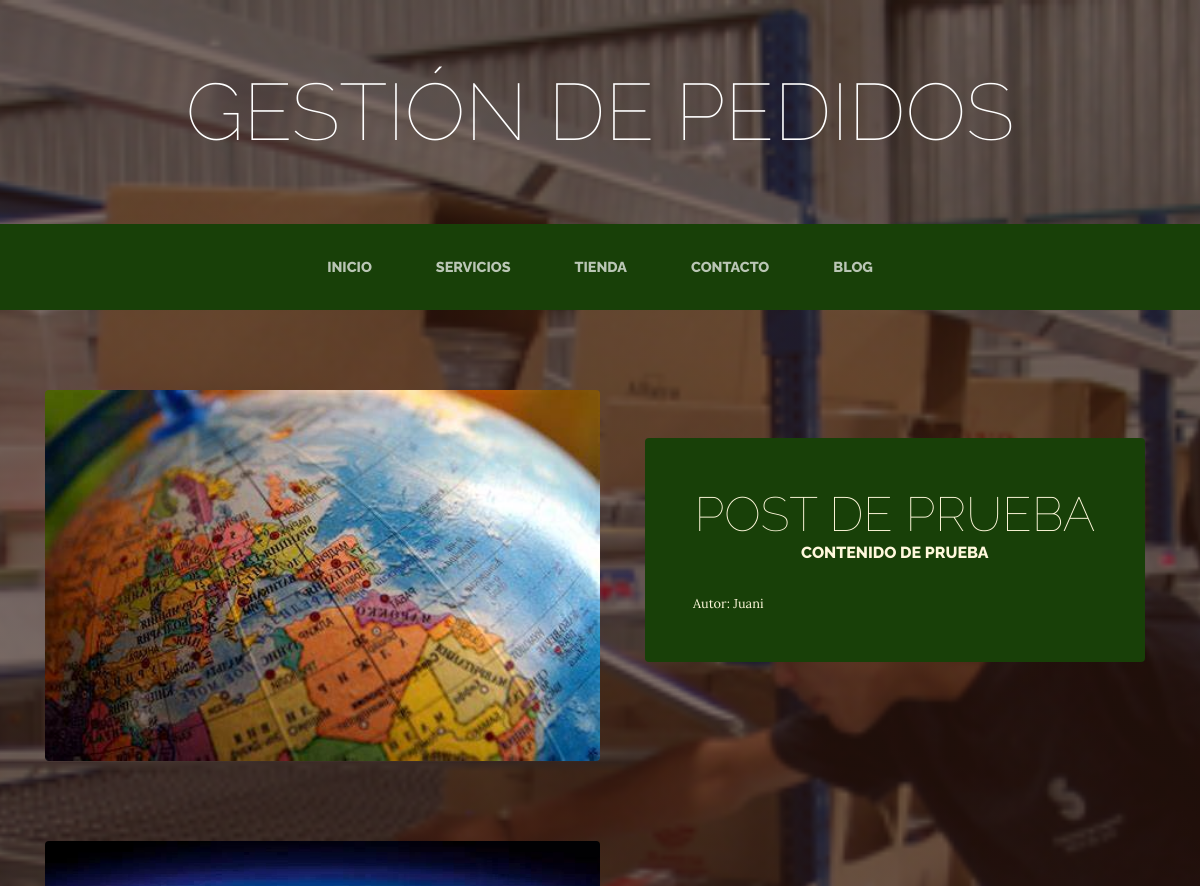
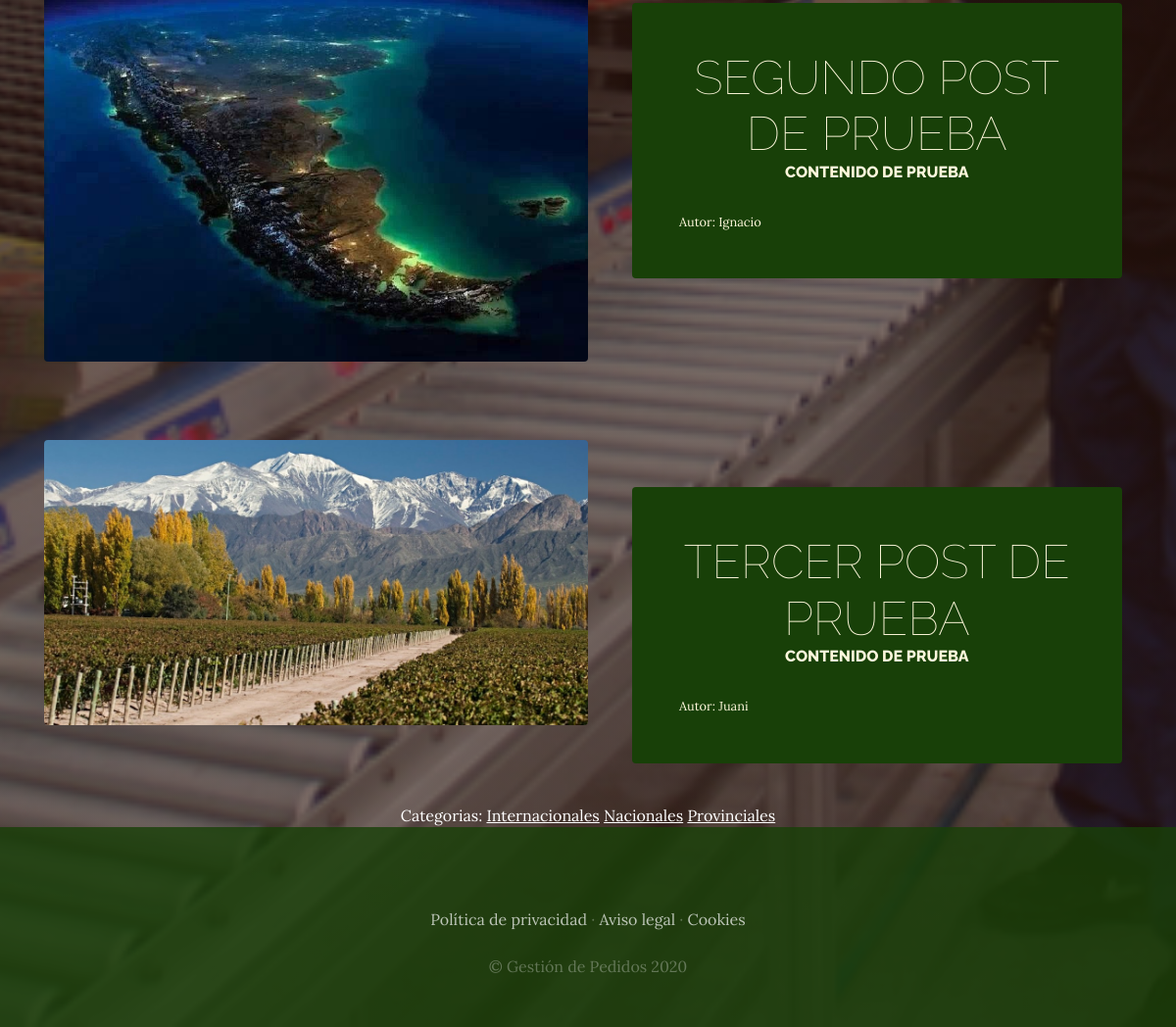
Page /blog on the committed database (2 pictures, top to bottom).
### blog/models.py (models this page shows, shortened)
class Post(models.Model):
    titulo=models.CharField(max_length=50)
    contenido=models.CharField(max_length=50)
    imagen=models.ImageField(upload_to='blog',null=True,blank=True)#dondelo sube, null y blank es para que la imagen sea opcional
    autor=models.ForeignKey(User,on_delete=models.CASCADE)#Para que cuando se elimine el usuario se eliminen en cascada todos los post que el mismo hizo
    categorias=models.ManyToManyField(Categoria)#Especificamos la relacion varios a varios que tiene post con categoria
    created=models.DateTimeField(auto_now_add=True)
    updated=models.DateTimeField(auto_now_add=True)
    class Meta:
        verbose_name='post'
        verbose_name_plural='posts'

class Categoria(models.Model):
    nombre=models.CharField(max_length=50)
    created=models.DateTimeField(auto_now_add=True)
    updated=models.DateTimeField(auto_now_add=True)
    class Meta:
        verbose_name='categoria'
        verbose_name_plural='categorias'

### blog/views.py (the view)
# urls.py: path('blog', include('blog.urls')),
def blog(request):
    posts=Post.objects.all()
    return render(request,'blog/blog.html',{"posts" : posts})

### blog/templates/blog/blog.html
{% extends "ProyectoWebApp/base.html" %}
{% load static %}
{% block content %}
    {% for post in posts %}
    <section class="page-section clearfix">
        <div class="container">
          <div class="intro">
            <img class="intro-img img-fluid mb-3 mb-lg-0 rounded" src="{{post.imagen.url}}" alt="" style="width:50%; ">
            <div class="intro-text left-0 text-center bg-faded p-5 rounded">
              <h2 class="section-heading mb-4" >
                <span class="section-heading-lower">{{post.titulo}}</span>
                <span class="section-heading-upper">{{post.contenido}}</span>
              </h2>
              <div style="text-align: left; font-size: 0.8em;">Autor: {{post.autor}}</div>
            </div>
          </div>
        </div>
      </section>
    {% endfor %}
    <section>
      <div style="width:75%;margin: auto; text-align: center; color: white;">
        Categorias:
        {% for post in posts %}
          {% for categoria in post.categorias.all %}
             <a href="{% url 'categoria' categoria.id %}" class="linksCategorias">{{categoria.nombre}}</a>
          {% endfor %}
        {% endfor %}
      </div>
    </section>
{% endblock %}

### ProyectoWebApp/static/ProyectoWebApp/css/gestion.css (style rules this page uses)
body { font-family: 'Lora'; background: linear-gradient(rgba(47, 23, 15, 0.65), rgba(47, 23, 15, 0.65)), url("../img/bg_main.jpg"); background-attachment: fixed; background-position: center; background-size: cover; }
h1, h2, h3, h4, h5, h6 { font-family: 'Raleway'; }
.page-section { margin-top: 5rem; margin-bottom: 5rem; }
.section-heading { text-transform: uppercase; }
.section-heading .section-heading-upper { display: block; font-size: 1rem; font-weight: 800; padding-bottom:.5rem; }
.section-heading .section-heading-lower { display: block; font-size: 3rem; font-weight: 100; }
.bg-faded { background-color: rgba(255, 255, 255, 0.85); }
.intro { position: relative; }
@media (min-width: 992px) { .intro .intro-img { width: 75%; float: left; } }
@media (min-width: 992px) { .intro .intro-text { left: 600; width: 60%; margin-top: 3rem; background-color: rgba(24, 64, 8); color: cornsilk; position: absolute; } }
@media (min-width: 1200px) { .intro .intro-text { width: 45%; } }
.linksCategorias { color: white !important; text-decoration: underline; }

### rows in the picture
Post: imagen (picture), titulo "POST DE PRUEBA", contenido "CONTENIDO DE PRUEBA", autor "Juani"
Post: imagen (picture), titulo "SEGUNDO POST DE PRUEBA", contenido "CONTENIDO DE PRUEBA", autor "Ignacio"
Post: imagen (picture), titulo "TERCER POST DE PRUEBA", contenido "CONTENIDO DE PRUEBA", autor "Juani"
Categoria: nombre "Internacionales"
Categoria: nombre "Nacionales"
Categoria: nombre "Provinciales"
